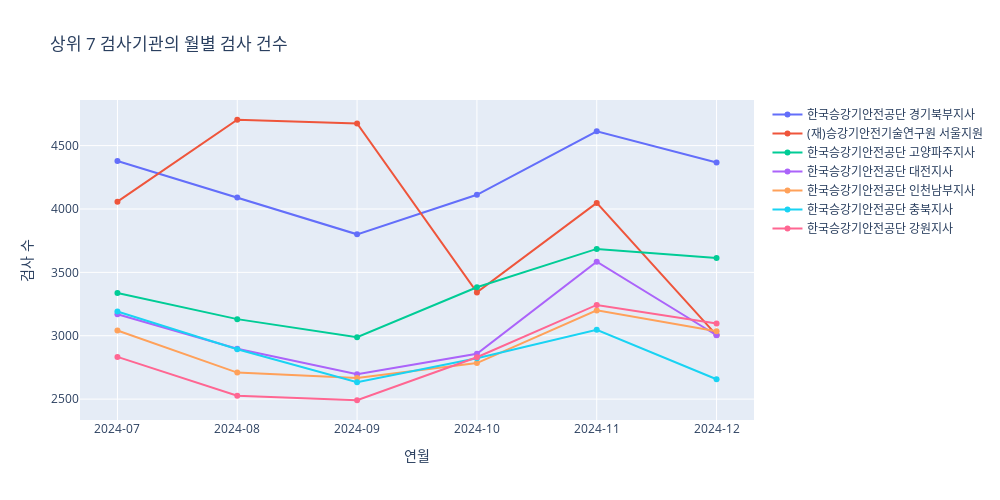

This figure's notebook cell:
### Code cell
# 사용 예시
plot_top_institutions(
    df,
    top_n=7,
    period_start='2024-07',
    period_end='2024-12'
)

### Figure 1 — Plotly figure (JSON) as saved in the notebook; plotly's stock layout.template omitted (floating-point values rounded to 4 significant figures)
{"data": [{"hovertemplate": "<b>검사기관: 한국승강기안전공단 경기북부지사</b><br>연월: %{x}<br>검사 수: %{y}<extra></extra>", "mode": "lines+markers", "name": "한국승강기안전공단 경기북부지사", "type": "scatter", "x": ["2024-07", "2024-08", "2024-09", "2024-10", "2024-11", "2024-12"], "y": [4379, 4090, 3800, 4112, 4613, 4367]}, {"hovertemplate": "<b>검사기관: (재)승강기안전기술연구원 서울지원</b><br>연월: %{x}<br>검사 수: %{y}<extra></extra>", "mode": "lines+markers", "name": "(재)승강기안전기술연구원 서울지원", "type": "scatter", "x": ["2024-07", "2024-08", "2024-09", "2024-10", "2024-11", "2024-12"], "y": [4058, 4704, 4675, 3342, 4048, 3005]}, {"hovertemplate": "<b>검사기관: 한국승강기안전공단 고양파주지사</b><br>연월: %{x}<br>검사 수: %{y}<extra></extra>", "mode": "lines+markers", "name": "한국승강기안전공단 고양파주지사", "type": "scatter", "x": ["2024-07", "2024-08", "2024-09", "2024-10", "2024-11", "2024-12"], "y": [3337, 3131, 2988, 3382, 3685, 3613]}, {"hovertemplate": "<b>검사기관: 한국승강기안전공단 대전지사</b><br>연월: %{x}<br>검사 수: %{y}<extra></extra>", "mode": "lines+markers", "name": "한국승강기안전공단 대전지사", "type": "scatter", "x": ["2024-07", "2024-08", "2024-09", "2024-10", "2024-11", "2024-12"], "y": [3169, 2897, 2696, 2857, 3584, 3004]}, {"hovertemplate": "<b>검사기관: 한국승강기안전공단 인천남부지사</b><br>연월: %{x}<br>검사 수: %{y}<extra></extra>", "mode": "lines+markers", "name": "한국승강기안전공단 인천남부지사", "type": "scatter", "x": ["2024-07", "2024-08", "2024-09", "2024-10", "2024-11", "2024-12"], "y": [3041, 2709, 2667, 2784, 3200, 3035]}, {"hovertemplate": "<b>검사기관: 한국승강기안전공단 충북지사</b><br>연월: %{x}<br>검사 수: %{y}<extra></extra>", "mode": "lines+markers", "name": "한국승강기안전공단 충북지사", "type": "scatter", "x": ["2024-07", "2024-08", "2024-09", "2024-10", "2024-11", "2024-12"], "y": [3191, 2894, 2633, 2822, 3047, 2657]}, {"hovertemplate": "<b>검사기관: 한국승강기안전공단 강원지사</b><br>연월: %{x}<br>검사 수: %{y}<extra></extra>", "mode": "lines+markers", "name": "한국승강기안전공단 강원지사", "type": "scatter", "x": ["2024-07", "2024-08", "2024-09", "2024-10", "2024-11", "2024-12"], "y": [2833, 2527, 2491, 2830, 3243, 3096]}], "layout": {"height": 500, "hovermode": "closest", "title": {"text": "상위 7 검사기관의 월별 검사 건수"}, "width": 1000, "xaxis": {"tickangle": 0, "title": {"text": "연월"}, "type": "category"}, "yaxis": {"title": {"text": "검사 수"}}}}
